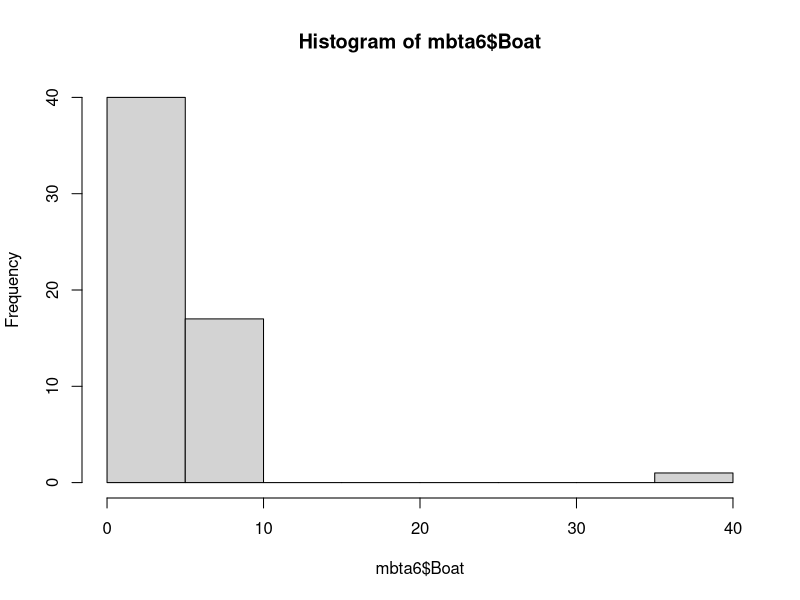
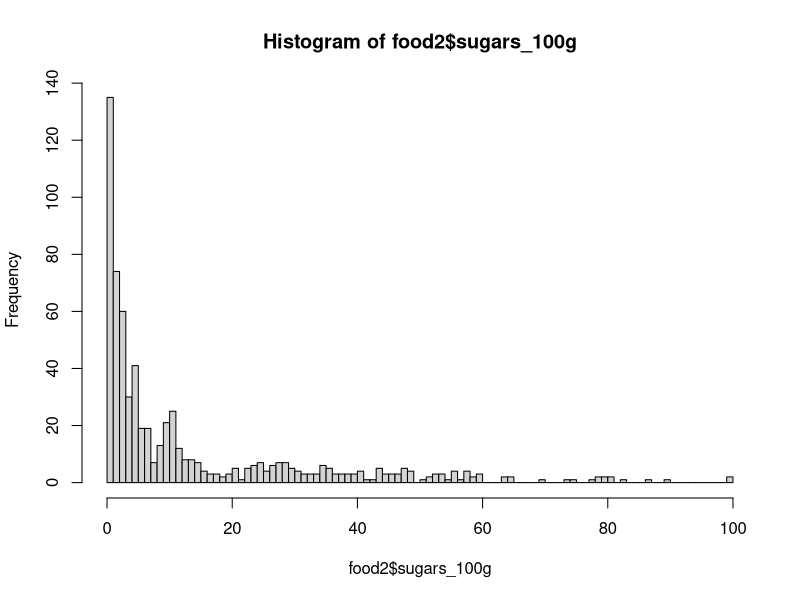

Source code (R) for these figures, in order: (Note: this script raises an error after producing the figures.)
## ---- chunk 1
knitr::opts_chunk$set(echo = TRUE)

library(tidyverse)
library(readxl)
library(gdata)
library(stringr)
library(data.table)
## ---- chunk 2

# Import sales.csv: sales
sales <- read_csv("data/sales.csv")

# View dimensions of sales
dim(sales)

# Inspect first 6 rows of sales
head(sales, n = 6)

# View column names of sales
names(sales)

# View a summary of sales
summary(sales)

# Get a glimpse of sales
glimpse(sales)

# Remove the first column of sales: sales2
sales2 <- sales[, -1]
dim(sales2)
## ---- chunk 3
# Define a vector of column indices: keep
keep <- 5:(ncol(sales2) - 15)

# Subset sales2 using keep: sales3
sales3 <- sales2[, keep]

## ---- chunk 4
# Split event_date_time: sales4
head(sales3$event_date_time)

sales4 <- separate(sales3, event_date_time,
                   c("event_dt", "event_time"), sep = " ")

head(sales4$event_time)

# Split sales_ord_create_dttm: sales5

sales5 <- separate(sales4, sales_ord_create_dttm, c("ord_create_dt", "ord_create_time"), sep = " ")


# Define an issues vector
issues <- c(2516, 3863, 4082, 4183)

# Print values of sales_ord_create_dttm at these indices
sales3$sales_ord_create_dttm[issues]

# Print a well-behaved value of sales_ord_create_dttm
sales3$sales_ord_create_dttm[2517]



## ---- chunk 5
# Find columns of sales5 containing "dt": date_cols
date_cols <- str_detect(names(sales5), "dt")

# Load lubridate
library(lubridate)

# Coerce date columns into Date objects
sales5[, date_cols] <- lapply(sales5[, date_cols], ymd)


# Create logical vectors indicating missing values 
missing <- lapply(sales5[, date_cols], is.na)

# Create a numerical vector that counts missing values: num_missing
num_missing <- sapply(missing, sum)

# Print num_missing
num_missing


# Combine the venue_city and venue_state columns
sales6 <- unite(data = sales5, col = venue_city_state, venue_city, venue_state, sep = ", ", remove = TRUE)


# View the head of sales6
head(sales6)
## ---- chunk 6

# Import mbta.xlsx and skip first row: mbta
mbta <- read_excel(path = "data/mbta.xlsx", skip = 1)

# View the structure of mbta
str(mbta)

# View the first 6 rows of mbta
head(mbta, n = 7)

# View a summary of mbta
summary(mbta)
## ---- chunk 7
# Remove rows 1, 7, and 11 of mbta: mbta2
mbta2 <- mbta[-c(1,7, 11), ]

# Remove the first column of mbta2: mbta3
mbta3 <- mbta2[, -1]
head(mbta3)

# Gather columns of mbta3: mbta4
mbta4 <- gather(mbta3, key = "month", value = "thou_riders", -mode)

# View the head of mbta4
head(mbta4)

# Coerce thou_riders to numeric
mbta4$thou_riders <- as.numeric(mbta4$thou_riders)

## ---- chunk 8
# Spread the contents of mbta4: mbta5
mbta5 <- spread(mbta4, key = "mode", value = "thou_riders")

# View the head of mbta5
head(mbta5)

# Split month column into month and year: mbta6
mbta6 <- separate(mbta5, month, c("year", "month"),  sep ="-")

# View the head of mbta6
head(mbta6)

## ---- chunk 9
# View a summary of mbta6
summary(mbta6)

# Generate a histogram of Boat column
hist(mbta6$Boat)

# Look at all T ridership over time (don't change)
# ggplot(mbta_all, aes(x = month, y = thou_riders, col = mode)) + geom_point() + 
#   scale_x_discrete(name = "Month", breaks = c(200701, 200801, 200901, 201001, 201101)) +  
#   scale_y_continuous(name = "Avg Weekday Ridership (thousands)")
## ---- chunk 10
# Import food.csv as a data frame
food <- fread("data/food.csv", data.table = FALSE)   # fread() can quickly import CSV files, no matter how large

# View summary of food
summary(food)

# Veiw head of food
head(food)

# view structure of food
str(food)

## ---- chunk 11
# View a glimpse of food
glimpse(food)

# View column names of food
names(food)
## ---- chunk 12
# Create vector of column indices: nutrition
nutrition <- str_detect(names(food), pattern = ".*100g$") 

# View a summary of nutrition columns
summary(food[, nutrition])

# Find indices of sugar NA values: missing
missing <- is.na(food$sugars_100g)

# Replace NA values with 0 
food$sugars_100g[missing] <- 0

# remove negative and 0 
food2 <- food[food$sugars_100g >0, ]

# Create a histogram
hist(food2$sugars_100g, breaks = 100)

# Find entries containing "plasti": plastic
plastic <- str_detect(food$packaging, pattern = "plasti")

# print the sum of plastic
sum(plastic)
## ---- chunk 13
# Load the gdata package
library(gdata)

# Import the spreadsheet: att
att <- read.xls("data/attendance.xls", perl = "c:/Perl64/bin/perl.exe")

# Print the column names
names(att)

# Print the first 6 rows
head(att, n = 6)

# print the last 6 rows
tail(att, n = 6)

# print the structure
str(att)
## ---- chunk 14
# Create remove
remove <- c(3, 56:59)
remove

# Create att2
att2 <- att[-remove, ]

# create remove (unnecessary columns)
un_col <- seq(3, 17, by = 2)

# create att3 (removing unnecessary columns)
att3 <- att2[, -un_col]
## ---- chunk 15
# subset just elementary schools: att_elem
att_elem <- att3[, c(1, 6, 7)]

# subset just secondary schools: att_sec
att_sec <- att3[, c(1, 8:9)]

# subset all schools: att4
att4 <- att3[, 1:5]
## ---- chunk 16
# Define cnames vector
cnames <- c("state", "avg_attend_pct", "avg_hr_per_day", "avg_day_per_yr", "avg_hr_per_yr")

# Assign column names of att4
colnames(att4) <- cnames

# Remove first two rows of att4
att5 <- att4[-c(1:2), ]

# view the anmes of att5
names(att5)
## ---- chunk 17
# Remove all periods in state column
att5$state <- str_replace_all(att5$state, pattern = "\\.", replacement = "")

# Remove white space around state names
att5$state <- str_trim(att5$state)

# View the head of att5
head(att5)
## ---- chunk 18
att5 <- att5 %>%
  mutate_at(.vars = vars(-state), funs(as.numeric))

head(att5)
